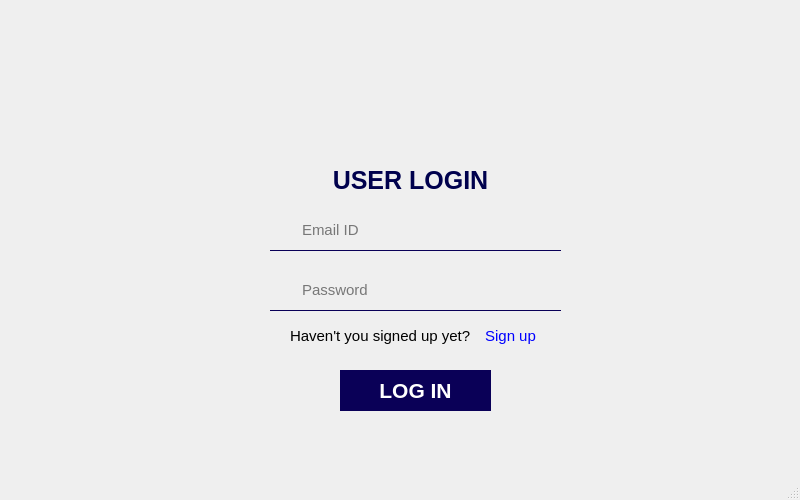
<?xml version="1.0" encoding="UTF-8"?>
<ui version="4.0">
 <class>login</class>
 <widget class="QMainWindow" name="login">
  <property name="geometry">
   <rect>
    <x>0</x>
    <y>0</y>
    <width>800</width>
    <height>500</height>
   </rect>
  </property>
  <property name="minimumSize">
   <size>
    <width>800</width>
    <height>500</height>
   </size>
  </property>
  <property name="maximumSize">
   <size>
    <width>800</width>
    <height>500</height>
   </size>
  </property>
  <property name="windowTitle">
   <string>MainWindow</string>
  </property>
  <widget class="QWidget" name="centralwidget">
   <widget class="QLabel" name="label">
    <property name="geometry">
     <rect>
      <x>10</x>
      <y>10</y>
      <width>781</width>
      <height>451</height>
     </rect>
    </property>
    <property name="text">
     <string/>
    </property>
    <property name="pixmap">
     <pixmap resource="RES.qrc">:/resources/USER LOGIN (2).jpg</pixmap>
    </property>
    <property name="scaledContents">
     <bool>true</bool>
    </property>
   </widget>
   <widget class="QLabel" name="label_2">
    <property name="geometry">
     <rect>
      <x>310</x>
      <y>150</y>
      <width>201</width>
      <height>61</height>
     </rect>
    </property>
    <property name="font">
     <font>
      <pointsize>19</pointsize>
      <bold>true</bold>
     </font>
    </property>
    <property name="styleSheet">
     <string notr="true">QLabel{
	color: rgb(0, 1, 77);

}</string>
    </property>
    <property name="text">
     <string>USER LOGIN</string>
    </property>
    <property name="alignment">
     <set>Qt::AlignmentFlag::AlignCenter</set>
    </property>
   </widget>
   <widget class="QLineEdit" name="Emailid">
    <property name="geometry">
     <rect>
      <x>270</x>
      <y>210</y>
      <width>291</width>
      <height>41</height>
     </rect>
    </property>
    <property name="font">
     <font>
      <pointsize>11</pointsize>
     </font>
    </property>
    <property name="styleSheet">
     <string notr="true">QLineEdit{
color:black;
background:transparent;
border:none;
border-bottom:1px solid rgb(10,0,87);
padding-left:30px;
}</string>
    </property>
    <property name="placeholderText">
     <string>Email ID</string>
    </property>
   </widget>
   <widget class="QLineEdit" name="Password">
    <property name="geometry">
     <rect>
      <x>270</x>
      <y>270</y>
      <width>291</width>
      <height>41</height>
     </rect>
    </property>
    <property name="font">
     <font>
      <pointsize>11</pointsize>
     </font>
    </property>
    <property name="styleSheet">
     <string notr="true">QLineEdit{
color:black;
background:transparent;
border:none;
border-bottom:1px solid rgb(10,0,87);
padding-left:30px;
}</string>
    </property>
    <property name="echoMode">
     <enum>QLineEdit::EchoMode::Password</enum>
    </property>
    <property name="placeholderText">
     <string>Password</string>
    </property>
   </widget>
   <widget class="QLabel" name="label_3">
    <property name="geometry">
     <rect>
      <x>270</x>
      <y>220</y>
      <width>21</width>
      <height>21</height>
     </rect>
    </property>
    <property name="text">
     <string/>
    </property>
    <property name="pixmap">
     <pixmap resource="RES.qrc">:/resources/envelope-solid.svg</pixmap>
    </property>
    <property name="scaledContents">
     <bool>true</bool>
    </property>
   </widget>
   <widget class="QLabel" name="label_4">
    <property name="geometry">
     <rect>
      <x>270</x>
      <y>280</y>
      <width>21</width>
      <height>21</height>
     </rect>
    </property>
    <property name="text">
     <string/>
    </property>
    <property name="pixmap">
     <pixmap resource="RES.qrc">:/resources/lock-solid.svg</pixmap>
    </property>
    <property name="scaledContents">
     <bool>true</bool>
    </property>
   </widget>
   <widget class="QLabel" name="label_5">
    <property name="geometry">
     <rect>
      <x>290</x>
      <y>320</y>
      <width>211</width>
      <height>31</height>
     </rect>
    </property>
    <property name="font">
     <font>
      <pointsize>11</pointsize>
     </font>
    </property>
    <property name="text">
     <string>Haven't you signed up yet? </string>
    </property>
   </widget>
   <widget class="QPushButton" name="Gotosignup">
    <property name="geometry">
     <rect>
      <x>460</x>
      <y>320</y>
      <width>101</width>
      <height>31</height>
     </rect>
    </property>
    <property name="font">
     <font>
      <pointsize>11</pointsize>
     </font>
    </property>
    <property name="styleSheet">
     <string notr="true">QPushButton{
color:blue;
border:none;
background:transparent;
}</string>
    </property>
    <property name="text">
     <string>Sign up</string>
    </property>
   </widget>
   <widget class="QPushButton" name="Gotodash">
    <property name="geometry">
     <rect>
      <x>340</x>
      <y>370</y>
      <width>151</width>
      <height>41</height>
     </rect>
    </property>
    <property name="font">
     <font>
      <pointsize>16</pointsize>
      <bold>true</bold>
     </font>
    </property>
    <property name="styleSheet">
     <string notr="true">QPushButton{
background-color:rgb(10,0,87);
color:white;
border:none;
}
</string>
    </property>
    <property name="text">
     <string>LOG IN</string>
    </property>
   </widget>
  </widget>
  <widget class="QMenuBar" name="menubar">
   <property name="geometry">
    <rect>
     <x>0</x>
     <y>0</y>
     <width>800</width>
     <height>18</height>
    </rect>
   </property>
  </widget>
  <widget class="QStatusBar" name="statusbar"/>
 </widget>
 <resources>
  <include location="RES.qrc"/>
 </resources>
 <connections/>
</ui>
